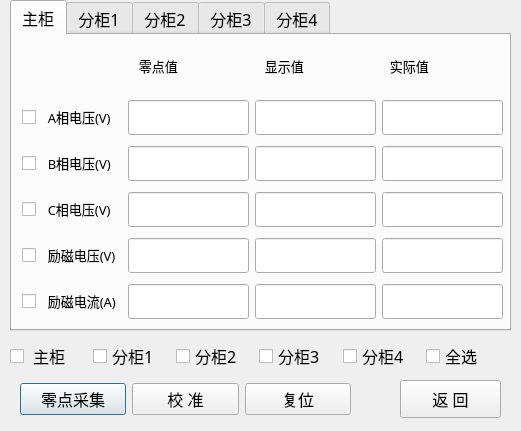
<?xml version="1.0" encoding="UTF-8"?>
<ui version="4.0">
 <class>adjcoefDialog</class>
 <widget class="QDialog" name="adjcoefDialog">
  <property name="geometry">
   <rect>
    <x>0</x>
    <y>0</y>
    <width>521</width>
    <height>431</height>
   </rect>
  </property>
  <property name="font">
   <font>
    <family>微软雅黑</family>
    <pointsize>12</pointsize>
    <weight>75</weight>
    <bold>true</bold>
   </font>
  </property>
  <property name="windowTitle">
   <string>校准系数显示</string>
  </property>
  <property name="windowIcon">
   <iconset>
    <normaloff>adjcoef.png</normaloff>adjcoef.png</iconset>
  </property>
  <widget class="QTabWidget" name="tabWidget">
   <property name="geometry">
    <rect>
     <x>10</x>
     <y>0</y>
     <width>501</width>
     <height>331</height>
    </rect>
   </property>
   <property name="font">
    <font>
     <weight>50</weight>
     <bold>false</bold>
    </font>
   </property>
   <property name="currentIndex">
    <number>0</number>
   </property>
   <widget class="QWidget" name="tab">
    <attribute name="title">
     <string>主柜</string>
    </attribute>
    <widget class="QWidget" name="layoutWidget">
     <property name="geometry">
      <rect>
       <x>120</x>
       <y>10</y>
       <width>371</width>
       <height>41</height>
      </rect>
     </property>
     <layout class="QHBoxLayout" name="horizontalLayout">
      <item>
       <widget class="QLabel" name="label_9">
        <property name="font">
         <font>
          <pointsize>10</pointsize>
          <weight>50</weight>
          <bold>false</bold>
         </font>
        </property>
        <property name="text">
         <string>  零点值</string>
        </property>
       </widget>
      </item>
      <item>
       <widget class="QLabel" name="label_2">
        <property name="font">
         <font>
          <pointsize>10</pointsize>
          <weight>50</weight>
          <bold>false</bold>
         </font>
        </property>
        <property name="text">
         <string>  显示值</string>
        </property>
       </widget>
      </item>
      <item>
       <widget class="QLabel" name="label_3">
        <property name="font">
         <font>
          <pointsize>10</pointsize>
          <weight>50</weight>
          <bold>false</bold>
         </font>
        </property>
        <property name="text">
         <string>  实际值</string>
        </property>
       </widget>
      </item>
     </layout>
    </widget>
    <widget class="QWidget" name="layoutWidget">
     <property name="geometry">
      <rect>
       <x>10</x>
       <y>60</y>
       <width>481</width>
       <height>231</height>
      </rect>
     </property>
     <layout class="QGridLayout" name="gridLayout">
      <item row="0" column="0">
       <widget class="QCheckBox" name="mAvcheckBox">
        <property name="font">
         <font>
          <pointsize>10</pointsize>
          <weight>50</weight>
          <bold>false</bold>
         </font>
        </property>
        <property name="text">
         <string>  A相电压(V)</string>
        </property>
       </widget>
      </item>
      <item row="0" column="1">
       <widget class="QLineEdit" name="lineEdit_mAzerovolt">
        <property name="font">
         <font>
          <pointsize>14</pointsize>
         </font>
        </property>
       </widget>
      </item>
      <item row="0" column="2">
       <widget class="mylineedit" name="lineEdit_mAtotalvolt">
        <property name="font">
         <font>
          <pointsize>14</pointsize>
         </font>
        </property>
       </widget>
      </item>
      <item row="0" column="3">
       <widget class="mylineedit" name="lineEdit_mAadjvolt">
        <property name="font">
         <font>
          <pointsize>14</pointsize>
         </font>
        </property>
       </widget>
      </item>
      <item row="1" column="0">
       <widget class="QCheckBox" name="mBvcheckBox">
        <property name="font">
         <font>
          <pointsize>10</pointsize>
          <weight>50</weight>
          <bold>false</bold>
         </font>
        </property>
        <property name="text">
         <string>  B相电压(V)</string>
        </property>
       </widget>
      </item>
      <item row="1" column="1">
       <widget class="QLineEdit" name="lineEdit_mBzerovolt">
        <property name="font">
         <font>
          <pointsize>14</pointsize>
         </font>
        </property>
       </widget>
      </item>
      <item row="1" column="2">
       <widget class="mylineedit" name="lineEdit_mBtotalvolt">
        <property name="font">
         <font>
          <pointsize>14</pointsize>
         </font>
        </property>
       </widget>
      </item>
      <item row="1" column="3">
       <widget class="mylineedit" name="lineEdit_mBadjvolt">
        <property name="font">
         <font>
          <pointsize>14</pointsize>
         </font>
        </property>
       </widget>
      </item>
      <item row="2" column="0">
       <widget class="QCheckBox" name="mCvcheckBox">
        <property name="font">
         <font>
          <pointsize>10</pointsize>
          <weight>50</weight>
          <bold>false</bold>
         </font>
        </property>
        <property name="text">
         <string>  C相电压(V)</string>
        </property>
       </widget>
      </item>
      <item row="2" column="1">
       <widget class="QLineEdit" name="lineEdit_mCzerovolt">
        <property name="font">
         <font>
          <pointsize>14</pointsize>
         </font>
        </property>
       </widget>
      </item>
      <item row="2" column="2">
       <widget class="mylineedit" name="lineEdit_mCtotalvolt">
        <property name="font">
         <font>
          <pointsize>14</pointsize>
         </font>
        </property>
       </widget>
      </item>
      <item row="2" column="3">
       <widget class="mylineedit" name="lineEdit_mCadjvolt">
        <property name="font">
         <font>
          <pointsize>14</pointsize>
         </font>
        </property>
       </widget>
      </item>
      <item row="3" column="0">
       <widget class="QCheckBox" name="mevcheckBox">
        <property name="font">
         <font>
          <pointsize>10</pointsize>
          <weight>50</weight>
          <bold>false</bold>
         </font>
        </property>
        <property name="text">
         <string>  励磁电压(V)</string>
        </property>
       </widget>
      </item>
      <item row="3" column="1">
       <widget class="QLineEdit" name="lineEdit_evzero">
        <property name="font">
         <font>
          <pointsize>14</pointsize>
         </font>
        </property>
       </widget>
      </item>
      <item row="3" column="2">
       <widget class="mylineedit" name="lineEdit_evtotal">
        <property name="font">
         <font>
          <pointsize>14</pointsize>
         </font>
        </property>
       </widget>
      </item>
      <item row="3" column="3">
       <widget class="mylineedit" name="lineEdit_evadj">
        <property name="font">
         <font>
          <pointsize>14</pointsize>
         </font>
        </property>
       </widget>
      </item>
      <item row="4" column="0">
       <widget class="QCheckBox" name="meccheckBox">
        <property name="font">
         <font>
          <pointsize>10</pointsize>
          <weight>50</weight>
          <bold>false</bold>
         </font>
        </property>
        <property name="text">
         <string>  励磁电流(A)</string>
        </property>
       </widget>
      </item>
      <item row="4" column="1">
       <widget class="QLineEdit" name="lineEdit_eczero">
        <property name="font">
         <font>
          <pointsize>14</pointsize>
         </font>
        </property>
       </widget>
      </item>
      <item row="4" column="2">
       <widget class="mylineedit" name="lineEdit_ectotal">
        <property name="font">
         <font>
          <pointsize>14</pointsize>
         </font>
        </property>
       </widget>
      </item>
      <item row="4" column="3">
       <widget class="mylineedit" name="lineEdit_ecadj">
        <property name="font">
         <font>
          <pointsize>14</pointsize>
         </font>
        </property>
       </widget>
      </item>
     </layout>
    </widget>
   </widget>
   <widget class="QWidget" name="tab_2">
    <attribute name="title">
     <string>分柜1</string>
    </attribute>
    <widget class="QWidget" name="layoutWidget">
     <property name="geometry">
      <rect>
       <x>130</x>
       <y>10</y>
       <width>361</width>
       <height>41</height>
      </rect>
     </property>
     <layout class="QHBoxLayout" name="horizontalLayout_2">
      <item>
       <widget class="QLabel" name="label_10">
        <property name="font">
         <font>
          <pointsize>10</pointsize>
          <weight>50</weight>
          <bold>false</bold>
         </font>
        </property>
        <property name="text">
         <string>  零点值</string>
        </property>
       </widget>
      </item>
      <item>
       <widget class="QLabel" name="label_4">
        <property name="font">
         <font>
          <pointsize>10</pointsize>
          <weight>50</weight>
          <bold>false</bold>
         </font>
        </property>
        <property name="text">
         <string>  显示值</string>
        </property>
       </widget>
      </item>
      <item>
       <widget class="QLabel" name="label_5">
        <property name="font">
         <font>
          <pointsize>10</pointsize>
          <weight>50</weight>
          <bold>false</bold>
         </font>
        </property>
        <property name="text">
         <string>  实际值</string>
        </property>
       </widget>
      </item>
     </layout>
    </widget>
    <widget class="QWidget" name="layoutWidget">
     <property name="geometry">
      <rect>
       <x>10</x>
       <y>60</y>
       <width>481</width>
       <height>231</height>
      </rect>
     </property>
     <layout class="QGridLayout" name="gridLayout_2">
      <item row="0" column="0">
       <widget class="QCheckBox" name="s1bvcheckBox">
        <property name="font">
         <font>
          <pointsize>10</pointsize>
          <weight>50</weight>
          <bold>false</bold>
         </font>
        </property>
        <property name="text">
         <string>  母线电压(V)</string>
        </property>
       </widget>
      </item>
      <item row="0" column="1">
       <widget class="QLineEdit" name="lineEdit_sub1zerobusvolt">
        <property name="font">
         <font>
          <pointsize>14</pointsize>
         </font>
        </property>
       </widget>
      </item>
      <item row="0" column="2">
       <widget class="mylineedit" name="lineEdit_sub1totalbusvolt">
        <property name="font">
         <font>
          <pointsize>14</pointsize>
         </font>
        </property>
       </widget>
      </item>
      <item row="0" column="3">
       <widget class="mylineedit" name="lineEdit_sub1adjbusvolt">
        <property name="font">
         <font>
          <pointsize>14</pointsize>
         </font>
        </property>
       </widget>
      </item>
      <item row="1" column="0">
       <widget class="QCheckBox" name="s1abvcheckBox">
        <property name="font">
         <font>
          <pointsize>10</pointsize>
          <weight>50</weight>
          <bold>false</bold>
         </font>
        </property>
        <property name="text">
         <string>正母线电压(V)</string>
        </property>
       </widget>
      </item>
      <item row="1" column="1">
       <widget class="QLineEdit" name="lineEdit_sub1zeroactbusvolt">
        <property name="font">
         <font>
          <pointsize>14</pointsize>
         </font>
        </property>
       </widget>
      </item>
      <item row="1" column="2">
       <widget class="mylineedit" name="lineEdit_sub1totalactbusvolt">
        <property name="font">
         <font>
          <pointsize>14</pointsize>
         </font>
        </property>
       </widget>
      </item>
      <item row="1" column="3">
       <widget class="mylineedit" name="lineEdit_sub1adjactbusvolt">
        <property name="font">
         <font>
          <pointsize>14</pointsize>
         </font>
        </property>
       </widget>
      </item>
      <item row="2" column="0">
       <widget class="QCheckBox" name="s1nbvcheckBox">
        <property name="font">
         <font>
          <pointsize>10</pointsize>
          <weight>50</weight>
          <bold>false</bold>
         </font>
        </property>
        <property name="text">
         <string>负母线电压(V)</string>
        </property>
       </widget>
      </item>
      <item row="2" column="1">
       <widget class="QLineEdit" name="lineEdit_sub1zeronegbusvolt">
        <property name="font">
         <font>
          <pointsize>14</pointsize>
         </font>
        </property>
       </widget>
      </item>
      <item row="2" column="2">
       <widget class="mylineedit" name="lineEdit_sub1totalnegbusvolt">
        <property name="font">
         <font>
          <pointsize>14</pointsize>
         </font>
        </property>
       </widget>
      </item>
      <item row="2" column="3">
       <widget class="mylineedit" name="lineEdit_sub1adjnegbusvolt">
        <property name="font">
         <font>
          <pointsize>14</pointsize>
         </font>
        </property>
       </widget>
      </item>
      <item row="3" column="0">
       <widget class="QCheckBox" name="s1ovcheckBox">
        <property name="font">
         <font>
          <pointsize>10</pointsize>
          <weight>50</weight>
          <bold>false</bold>
         </font>
        </property>
        <property name="text">
         <string>  输出电压(V)</string>
        </property>
       </widget>
      </item>
      <item row="3" column="1">
       <widget class="mylineedit" name="lineEdit_sub1zerooutputvolt">
        <property name="font">
         <font>
          <pointsize>14</pointsize>
         </font>
        </property>
       </widget>
      </item>
      <item row="3" column="2">
       <widget class="mylineedit" name="lineEdit_sub1totaloutputvolt">
        <property name="font">
         <font>
          <pointsize>14</pointsize>
         </font>
        </property>
       </widget>
      </item>
      <item row="3" column="3">
       <widget class="mylineedit" name="lineEdit_sub1adjoutputvolt">
        <property name="font">
         <font>
          <pointsize>14</pointsize>
         </font>
        </property>
       </widget>
      </item>
      <item row="4" column="0">
       <widget class="QCheckBox" name="s1occheckBox">
        <property name="font">
         <font>
          <pointsize>10</pointsize>
          <weight>50</weight>
          <bold>false</bold>
         </font>
        </property>
        <property name="text">
         <string>  输出电流(A)</string>
        </property>
       </widget>
      </item>
      <item row="4" column="1">
       <widget class="mylineedit" name="lineEdit_sub1zerooutputcurr">
        <property name="font">
         <font>
          <pointsize>14</pointsize>
         </font>
        </property>
       </widget>
      </item>
      <item row="4" column="2">
       <widget class="mylineedit" name="lineEdit_sub1totaloutputcurr">
        <property name="font">
         <font>
          <pointsize>14</pointsize>
         </font>
        </property>
       </widget>
      </item>
      <item row="4" column="3">
       <widget class="mylineedit" name="lineEdit_sub1adjoutputcurr">
        <property name="font">
         <font>
          <pointsize>14</pointsize>
         </font>
        </property>
       </widget>
      </item>
     </layout>
    </widget>
   </widget>
   <widget class="QWidget" name="tab_3">
    <attribute name="title">
     <string>分柜2</string>
    </attribute>
    <widget class="QWidget" name="layoutWidget_2">
     <property name="geometry">
      <rect>
       <x>130</x>
       <y>10</y>
       <width>361</width>
       <height>41</height>
      </rect>
     </property>
     <layout class="QHBoxLayout" name="horizontalLayout_3">
      <item>
       <widget class="QLabel" name="label_11">
        <property name="font">
         <font>
          <pointsize>10</pointsize>
          <weight>50</weight>
          <bold>false</bold>
         </font>
        </property>
        <property name="text">
         <string>  零点值</string>
        </property>
       </widget>
      </item>
      <item>
       <widget class="QLabel" name="label_6">
        <property name="font">
         <font>
          <pointsize>10</pointsize>
          <weight>50</weight>
          <bold>false</bold>
         </font>
        </property>
        <property name="text">
         <string>  显示值</string>
        </property>
       </widget>
      </item>
      <item>
       <widget class="QLabel" name="label_7">
        <property name="font">
         <font>
          <pointsize>10</pointsize>
          <weight>50</weight>
          <bold>false</bold>
         </font>
        </property>
        <property name="text">
         <string>  实际值</string>
        </property>
       </widget>
      </item>
     </layout>
    </widget>
    <widget class="QWidget" name="layoutWidget">
     <property name="geometry">
      <rect>
       <x>10</x>
       <y>60</y>
       <width>481</width>
       <height>231</height>
      </rect>
     </property>
     <layout class="QGridLayout" name="gridLayout_3">
      <item row="0" column="0">
       <widget class="QCheckBox" name="s2bvcheckBox">
        <property name="font">
         <font>
          <pointsize>10</pointsize>
         </font>
        </property>
        <property name="text">
         <string>  母线电压(V)</string>
        </property>
       </widget>
      </item>
      <item row="0" column="1">
       <widget class="QLineEdit" name="lineEdit_sub2zerobusvolt">
        <property name="font">
         <font>
          <pointsize>14</pointsize>
         </font>
        </property>
       </widget>
      </item>
      <item row="0" column="2">
       <widget class="mylineedit" name="lineEdit_sub2totalbusvolt">
        <property name="font">
         <font>
          <pointsize>14</pointsize>
         </font>
        </property>
       </widget>
      </item>
      <item row="0" column="3">
       <widget class="mylineedit" name="lineEdit_sub2adjbusvolt">
        <property name="font">
         <font>
          <pointsize>14</pointsize>
         </font>
        </property>
       </widget>
      </item>
      <item row="1" column="0">
       <widget class="QCheckBox" name="s2abvcheckBox">
        <property name="font">
         <font>
          <pointsize>10</pointsize>
         </font>
        </property>
        <property name="text">
         <string>正母线电压(V)</string>
        </property>
       </widget>
      </item>
      <item row="1" column="1">
       <widget class="QLineEdit" name="lineEdit_sub2zeroactbusvolt">
        <property name="font">
         <font>
          <pointsize>14</pointsize>
         </font>
        </property>
       </widget>
      </item>
      <item row="1" column="2">
       <widget class="mylineedit" name="lineEdit_sub2totalactbusvolt">
        <property name="font">
         <font>
          <pointsize>14</pointsize>
         </font>
        </property>
       </widget>
      </item>
      <item row="1" column="3">
       <widget class="mylineedit" name="lineEdit_sub2adjactbusvolt">
        <property name="font">
         <font>
          <pointsize>14</pointsize>
         </font>
        </property>
       </widget>
      </item>
      <item row="2" column="0">
       <widget class="QCheckBox" name="s2nbvcheckBox">
        <property name="font">
         <font>
          <pointsize>10</pointsize>
         </font>
        </property>
        <property name="text">
         <string>负母线电压(V)</string>
        </property>
       </widget>
      </item>
      <item row="2" column="1">
       <widget class="QLineEdit" name="lineEdit_sub2zeronegbusvolt">
        <property name="font">
         <font>
          <pointsize>14</pointsize>
         </font>
        </property>
       </widget>
      </item>
      <item row="2" column="2">
       <widget class="mylineedit" name="lineEdit_sub2totalnegbusvolt">
        <property name="font">
         <font>
          <pointsize>14</pointsize>
         </font>
        </property>
       </widget>
      </item>
      <item row="2" column="3">
       <widget class="mylineedit" name="lineEdit_sub2adjnegbusvolt">
        <property name="font">
         <font>
          <pointsize>14</pointsize>
         </font>
        </property>
       </widget>
      </item>
      <item row="3" column="0">
       <widget class="QCheckBox" name="s2ovcheckBox">
        <property name="font">
         <font>
          <pointsize>10</pointsize>
         </font>
        </property>
        <property name="text">
         <string>  输出电压(V)</string>
        </property>
       </widget>
      </item>
      <item row="3" column="1">
       <widget class="mylineedit" name="lineEdit_sub2zerooutputvolt">
        <property name="font">
         <font>
          <pointsize>14</pointsize>
         </font>
        </property>
       </widget>
      </item>
      <item row="3" column="2">
       <widget class="mylineedit" name="lineEdit_sub2totaloutputvolt">
        <property name="font">
         <font>
          <pointsize>14</pointsize>
         </font>
        </property>
       </widget>
      </item>
      <item row="3" column="3">
       <widget class="mylineedit" name="lineEdit_sub2adjoutputvolt">
        <property name="font">
         <font>
          <pointsize>14</pointsize>
         </font>
        </property>
       </widget>
      </item>
      <item row="4" column="0">
       <widget class="QCheckBox" name="s2occheckBox">
        <property name="font">
         <font>
          <pointsize>10</pointsize>
         </font>
        </property>
        <property name="text">
         <string>  输出电流(A)</string>
        </property>
       </widget>
      </item>
      <item row="4" column="1">
       <widget class="mylineedit" name="lineEdit_sub2zerooutputcurr">
        <property name="font">
         <font>
          <pointsize>14</pointsize>
         </font>
        </property>
       </widget>
      </item>
      <item row="4" column="2">
       <widget class="mylineedit" name="lineEdit_sub2totaloutputcurr">
        <property name="font">
         <font>
          <pointsize>14</pointsize>
         </font>
        </property>
       </widget>
      </item>
      <item row="4" column="3">
       <widget class="mylineedit" name="lineEdit_sub2adjoutputcurr">
        <property name="font">
         <font>
          <pointsize>14</pointsize>
         </font>
        </property>
       </widget>
      </item>
     </layout>
    </widget>
   </widget>
   <widget class="QWidget" name="tab_4">
    <attribute name="title">
     <string>分柜3</string>
    </attribute>
    <widget class="QWidget" name="layoutWidget_3">
     <property name="geometry">
      <rect>
       <x>130</x>
       <y>10</y>
       <width>361</width>
       <height>41</height>
      </rect>
     </property>
     <layout class="QHBoxLayout" name="horizontalLayout_4">
      <item>
       <widget class="QLabel" name="label_12">
        <property name="font">
         <font>
          <pointsize>10</pointsize>
          <weight>50</weight>
          <bold>false</bold>
         </font>
        </property>
        <property name="text">
         <string>  零点值</string>
        </property>
       </widget>
      </item>
      <item>
       <widget class="QLabel" name="label_8">
        <property name="font">
         <font>
          <pointsize>10</pointsize>
          <weight>50</weight>
          <bold>false</bold>
         </font>
        </property>
        <property name="text">
         <string>  显示值</string>
        </property>
       </widget>
      </item>
      <item>
       <widget class="QLabel" name="label_13">
        <property name="font">
         <font>
          <pointsize>10</pointsize>
          <weight>50</weight>
          <bold>false</bold>
         </font>
        </property>
        <property name="text">
         <string>  实际值</string>
        </property>
       </widget>
      </item>
     </layout>
    </widget>
    <widget class="QWidget" name="layoutWidget">
     <property name="geometry">
      <rect>
       <x>10</x>
       <y>60</y>
       <width>481</width>
       <height>231</height>
      </rect>
     </property>
     <layout class="QGridLayout" name="gridLayout_4">
      <item row="0" column="0">
       <widget class="QCheckBox" name="s3bvcheckBox">
        <property name="font">
         <font>
          <pointsize>10</pointsize>
         </font>
        </property>
        <property name="text">
         <string>  母线电压(V)</string>
        </property>
       </widget>
      </item>
      <item row="0" column="1">
       <widget class="QLineEdit" name="lineEdit_sub3zerobusvolt">
        <property name="font">
         <font>
          <pointsize>14</pointsize>
         </font>
        </property>
       </widget>
      </item>
      <item row="0" column="2">
       <widget class="mylineedit" name="lineEdit_sub3totalbusvolt">
        <property name="font">
         <font>
          <pointsize>14</pointsize>
         </font>
        </property>
       </widget>
      </item>
      <item row="0" column="3">
       <widget class="mylineedit" name="lineEdit_sub3adjbusvolt">
        <property name="font">
         <font>
          <pointsize>14</pointsize>
         </font>
        </property>
       </widget>
      </item>
      <item row="1" column="0">
       <widget class="QCheckBox" name="s3abvcheckBox">
        <property name="font">
         <font>
          <pointsize>10</pointsize>
         </font>
        </property>
        <property name="text">
         <string>正母线电压(V)</string>
        </property>
       </widget>
      </item>
      <item row="1" column="1">
       <widget class="QLineEdit" name="lineEdit_sub3zeroactbusvolt">
        <property name="font">
         <font>
          <pointsize>14</pointsize>
         </font>
        </property>
       </widget>
      </item>
      <item row="1" column="2">
       <widget class="mylineedit" name="lineEdit_sub3totalactbusvolt">
        <property name="font">
         <font>
          <pointsize>14</pointsize>
         </font>
        </property>
       </widget>
      </item>
      <item row="1" column="3">
       <widget class="mylineedit" name="lineEdit_sub3adjactbusvolt">
        <property name="font">
         <font>
          <pointsize>14</pointsize>
         </font>
        </property>
       </widget>
      </item>
      <item row="2" column="0">
       <widget class="QCheckBox" name="s3nbvcheckBox">
        <property name="font">
         <font>
          <pointsize>10</pointsize>
         </font>
        </property>
        <property name="text">
         <string>负母线电压(V)</string>
        </property>
       </widget>
      </item>
      <item row="2" column="1">
       <widget class="QLineEdit" name="lineEdit_sub3zeronegbusvolt">
        <property name="font">
         <font>
          <pointsize>14</pointsize>
         </font>
        </property>
       </widget>
      </item>
      <item row="2" column="2">
       <widget class="mylineedit" name="lineEdit_sub3totalnegbusvolt">
        <property name="font">
         <font>
          <pointsize>14</pointsize>
         </font>
        </property>
       </widget>
      </item>
      <item row="2" column="3">
       <widget class="mylineedit" name="lineEdit_sub3adjnegbusvolt">
        <property name="font">
         <font>
          <pointsize>14</pointsize>
         </font>
        </property>
       </widget>
      </item>
      <item row="3" column="0">
       <widget class="QCheckBox" name="s3ovcheckBox">
        <property name="font">
         <font>
          <pointsize>10</pointsize>
         </font>
        </property>
        <property name="text">
         <string>  输出电压(V)</string>
        </property>
       </widget>
      </item>
      <item row="3" column="1">
       <widget class="mylineedit" name="lineEdit_sub3zerooutputvolt">
        <property name="font">
         <font>
          <pointsize>14</pointsize>
         </font>
        </property>
       </widget>
      </item>
      <item row="3" column="2">
       <widget class="mylineedit" name="lineEdit_sub3totaloutputvolt">
        <property name="font">
         <font>
          <pointsize>14</pointsize>
         </font>
        </property>
       </widget>
      </item>
      <item row="3" column="3">
       <widget class="mylineedit" name="lineEdit_sub3adjoutputvolt">
        <property name="font">
         <font>
          <pointsize>14</pointsize>
         </font>
        </property>
       </widget>
      </item>
      <item row="4" column="0">
       <widget class="QCheckBox" name="s3occheckBox">
        <property name="font">
         <font>
          <pointsize>10</pointsize>
         </font>
        </property>
        <property name="text">
         <string>  输出电流(A)</string>
        </property>
       </widget>
      </item>
      <item row="4" column="1">
       <widget class="mylineedit" name="lineEdit_sub3zerooutputcurr">
        <property name="font">
         <font>
          <pointsize>14</pointsize>
         </font>
        </property>
       </widget>
      </item>
      <item row="4" column="2">
       <widget class="mylineedit" name="lineEdit_sub3totaloutputcurr">
        <property name="font">
         <font>
          <pointsize>14</pointsize>
         </font>
        </property>
       </widget>
      </item>
      <item row="4" column="3">
       <widget class="mylineedit" name="lineEdit_sub3adjoutputcurr">
        <property name="font">
         <font>
          <pointsize>14</pointsize>
         </font>
        </property>
       </widget>
      </item>
     </layout>
    </widget>
   </widget>
   <widget class="QWidget" name="tab_5">
    <attribute name="title">
     <string>分柜4</string>
    </attribute>
    <widget class="QWidget" name="layoutWidget_4">
     <property name="geometry">
      <rect>
       <x>130</x>
       <y>10</y>
       <width>361</width>
       <height>41</height>
      </rect>
     </property>
     <layout class="QHBoxLayout" name="horizontalLayout_5">
      <item>
       <widget class="QLabel" name="label_14">
        <property name="font">
         <font>
          <pointsize>10</pointsize>
          <weight>50</weight>
          <bold>false</bold>
         </font>
        </property>
        <property name="text">
         <string>  零点值</string>
        </property>
       </widget>
      </item>
      <item>
       <widget class="QLabel" name="label_15">
        <property name="font">
         <font>
          <pointsize>10</pointsize>
          <weight>50</weight>
          <bold>false</bold>
         </font>
        </property>
        <property name="text">
         <string>  显示值</string>
        </property>
       </widget>
      </item>
      <item>
       <widget class="QLabel" name="label_16">
        <property name="font">
         <font>
          <pointsize>10</pointsize>
          <weight>50</weight>
          <bold>false</bold>
         </font>
        </property>
        <property name="text">
         <string>  实际值</string>
        </property>
       </widget>
      </item>
     </layout>
    </widget>
    <widget class="QWidget" name="layoutWidget">
     <property name="geometry">
      <rect>
       <x>10</x>
       <y>60</y>
       <width>481</width>
       <height>231</height>
      </rect>
     </property>
     <layout class="QGridLayout" name="gridLayout_5">
      <item row="0" column="1">
       <widget class="QLineEdit" name="lineEdit_sub4zerobusvolt">
        <property name="font">
         <font>
          <pointsize>14</pointsize>
         </font>
        </property>
       </widget>
      </item>
      <item row="0" column="2">
       <widget class="mylineedit" name="lineEdit_sub4totalbusvolt">
        <property name="font">
         <font>
          <pointsize>14</pointsize>
         </font>
        </property>
       </widget>
      </item>
      <item row="0" column="3">
       <widget class="mylineedit" name="lineEdit_sub4adjbusvolt">
        <property name="font">
         <font>
          <pointsize>14</pointsize>
         </font>
        </property>
       </widget>
      </item>
      <item row="1" column="0">
       <widget class="QCheckBox" name="s4abvcheckBox">
        <property name="font">
         <font>
          <pointsize>10</pointsize>
         </font>
        </property>
        <property name="text">
         <string>正母线电压(V)</string>
        </property>
       </widget>
      </item>
      <item row="1" column="1">
       <widget class="QLineEdit" name="lineEdit_sub4zeroactbusvolt">
        <property name="font">
         <font>
          <pointsize>14</pointsize>
         </font>
        </property>
       </widget>
      </item>
      <item row="1" column="2">
       <widget class="mylineedit" name="lineEdit_sub4totalactbusvolt">
        <property name="font">
         <font>
          <pointsize>14</pointsize>
         </font>
        </property>
       </widget>
      </item>
      <item row="1" column="3">
       <widget class="mylineedit" name="lineEdit_sub4adjactbusvolt">
        <property name="font">
         <font>
          <pointsize>14</pointsize>
         </font>
        </property>
       </widget>
      </item>
      <item row="2" column="0">
       <widget class="QCheckBox" name="s4nbvcheckBox">
        <property name="font">
         <font>
          <pointsize>10</pointsize>
         </font>
        </property>
        <property name="text">
         <string>负母线电压(V)</string>
        </property>
       </widget>
      </item>
      <item row="2" column="1">
       <widget class="QLineEdit" name="lineEdit_sub4zeronegbusvolt">
        <property name="font">
         <font>
          <pointsize>14</pointsize>
         </font>
        </property>
       </widget>
      </item>
      <item row="2" column="2">
       <widget class="mylineedit" name="lineEdit_sub4totalnegbusvolt">
        <property name="font">
         <font>
          <pointsize>14</pointsize>
         </font>
        </property>
       </widget>
      </item>
      <item row="2" column="3">
       <widget class="mylineedit" name="lineEdit_sub4adjnegbusvolt">
        <property name="font">
         <font>
          <pointsize>14</pointsize>
         </font>
        </property>
       </widget>
      </item>
      <item row="3" column="0">
       <widget class="QCheckBox" name="s4ovcheckBox">
        <property name="font">
         <font>
          <pointsize>10</pointsize>
         </font>
        </property>
        <property name="text">
         <string>  输出电压(V)</string>
        </property>
       </widget>
      </item>
      <item row="3" column="1">
       <widget class="mylineedit" name="lineEdit_sub4zerooutputvolt">
        <property name="font">
         <font>
          <pointsize>14</pointsize>
         </font>
        </property>
       </widget>
      </item>
      <item row="3" column="2">
       <widget class="mylineedit" name="lineEdit_sub4totaloutputvolt">
        <property name="font">
         <font>
          <pointsize>14</pointsize>
         </font>
        </property>
       </widget>
      </item>
      <item row="3" column="3">
       <widget class="mylineedit" name="lineEdit_sub4adjoutputvolt">
        <property name="font">
         <font>
          <pointsize>14</pointsize>
         </font>
        </property>
       </widget>
      </item>
      <item row="4" column="0">
       <widget class="QCheckBox" name="s4occheckBox">
        <property name="font">
         <font>
          <pointsize>10</pointsize>
         </font>
        </property>
        <property name="text">
         <string>  输出电流(A)</string>
        </property>
       </widget>
      </item>
      <item row="4" column="1">
       <widget class="mylineedit" name="lineEdit_sub4zerooutputcurr">
        <property name="font">
         <font>
          <pointsize>14</pointsize>
         </font>
        </property>
       </widget>
      </item>
      <item row="4" column="2">
       <widget class="mylineedit" name="lineEdit_sub4totaloutputcurr">
        <property name="font">
         <font>
          <pointsize>14</pointsize>
         </font>
        </property>
       </widget>
      </item>
      <item row="4" column="3">
       <widget class="mylineedit" name="lineEdit_sub4adjoutputcurr">
        <property name="font">
         <font>
          <pointsize>14</pointsize>
         </font>
        </property>
       </widget>
      </item>
      <item row="0" column="0">
       <widget class="QCheckBox" name="s4bvcheckBox">
        <property name="font">
         <font>
          <pointsize>10</pointsize>
         </font>
        </property>
        <property name="text">
         <string>  母线电压(V)</string>
        </property>
       </widget>
      </item>
     </layout>
    </widget>
    <zorder>layoutWidget_4</zorder>
    <zorder>layoutWidget</zorder>
    <zorder>s4bvcheckBox</zorder>
   </widget>
  </widget>
  <widget class="QWidget" name="layoutWidget">
   <property name="geometry">
    <rect>
     <x>10</x>
     <y>340</y>
     <width>493</width>
     <height>33</height>
    </rect>
   </property>
   <layout class="QHBoxLayout" name="horizontalLayout_6">
    <item>
     <widget class="QCheckBox" name="maincheckBox">
      <property name="font">
       <font>
        <pointsize>12</pointsize>
        <weight>50</weight>
        <bold>false</bold>
       </font>
      </property>
      <property name="text">
       <string> 主柜</string>
      </property>
     </widget>
    </item>
    <item>
     <widget class="QCheckBox" name="s1checkBox">
      <property name="font">
       <font>
        <weight>50</weight>
        <bold>false</bold>
       </font>
      </property>
      <property name="text">
       <string>分柜1</string>
      </property>
     </widget>
    </item>
    <item>
     <widget class="QCheckBox" name="s2checkBox">
      <property name="font">
       <font>
        <weight>50</weight>
        <bold>false</bold>
       </font>
      </property>
      <property name="text">
       <string>分柜2</string>
      </property>
     </widget>
    </item>
    <item>
     <widget class="QCheckBox" name="s3checkBox">
      <property name="font">
       <font>
        <weight>50</weight>
        <bold>false</bold>
       </font>
      </property>
      <property name="text">
       <string>分柜3</string>
      </property>
     </widget>
    </item>
    <item>
     <widget class="QCheckBox" name="s4checkBox">
      <property name="font">
       <font>
        <weight>50</weight>
        <bold>false</bold>
       </font>
      </property>
      <property name="text">
       <string>分柜4</string>
      </property>
     </widget>
    </item>
    <item>
     <widget class="QCheckBox" name="allcheckBox">
      <property name="font">
       <font>
        <weight>50</weight>
        <bold>false</bold>
       </font>
      </property>
      <property name="text">
       <string>全选</string>
      </property>
     </widget>
    </item>
   </layout>
  </widget>
  <widget class="QWidget" name="layoutWidget">
   <property name="geometry">
    <rect>
     <x>20</x>
     <y>380</y>
     <width>331</width>
     <height>38</height>
    </rect>
   </property>
   <layout class="QHBoxLayout" name="horizontalLayout_7">
    <item>
     <widget class="QPushButton" name="zeroBtn">
      <property name="font">
       <font>
        <weight>50</weight>
        <bold>false</bold>
       </font>
      </property>
      <property name="text">
       <string>零点采集</string>
      </property>
     </widget>
    </item>
    <item>
     <widget class="QPushButton" name="adjcoefBtn">
      <property name="font">
       <font>
        <weight>50</weight>
        <bold>false</bold>
       </font>
      </property>
      <property name="text">
       <string>校 准</string>
      </property>
     </widget>
    </item>
    <item>
     <widget class="QPushButton" name="resetBtn">
      <property name="font">
       <font>
        <weight>50</weight>
        <bold>false</bold>
       </font>
      </property>
      <property name="text">
       <string>复位</string>
      </property>
     </widget>
    </item>
   </layout>
  </widget>
  <widget class="QPushButton" name="closeBtn">
   <property name="geometry">
    <rect>
     <x>400</x>
     <y>380</y>
     <width>101</width>
     <height>38</height>
    </rect>
   </property>
   <property name="font">
    <font>
     <weight>50</weight>
     <bold>false</bold>
    </font>
   </property>
   <property name="text">
    <string>返 回</string>
   </property>
  </widget>
 </widget>
 <customwidgets>
  <customwidget>
   <class>mylineedit</class>
   <extends>QLineEdit</extends>
   <header>mylineedit.h</header>
  </customwidget>
 </customwidgets>
 <resources/>
 <connections/>
</ui>
